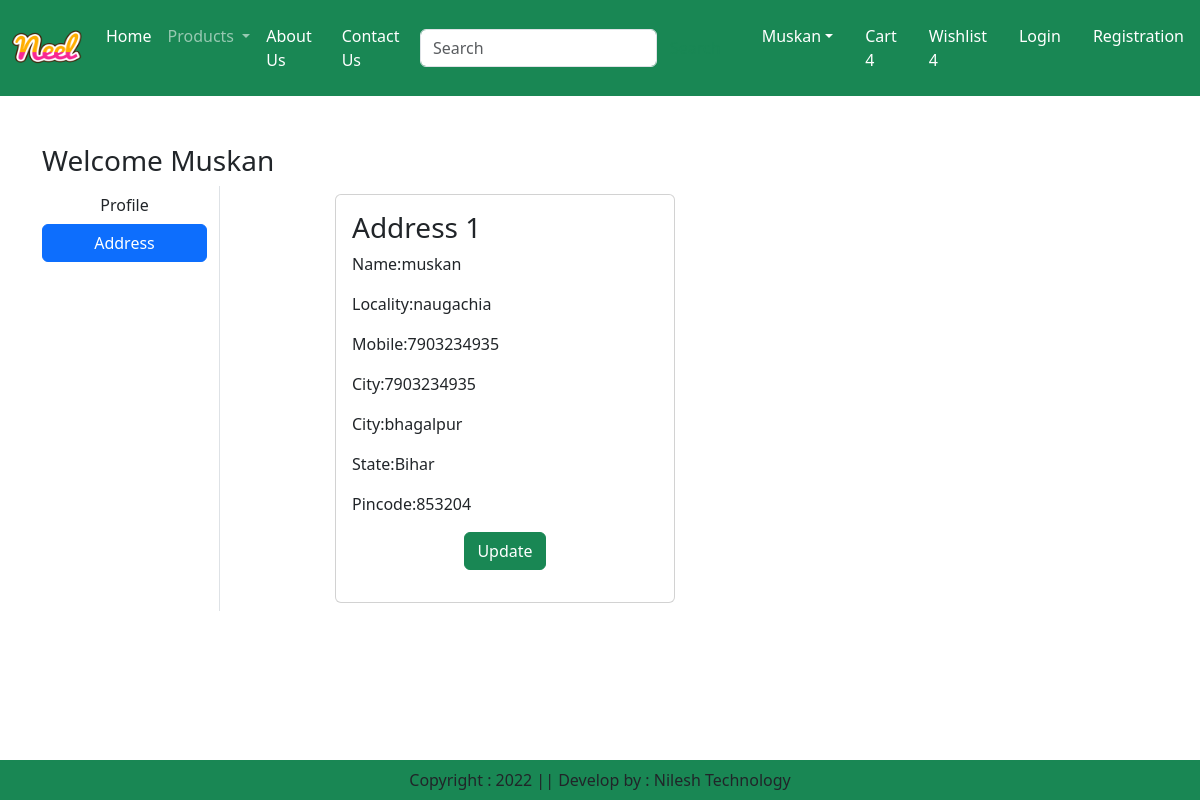
The page /address/ (signed in) on the database as committed earlier.
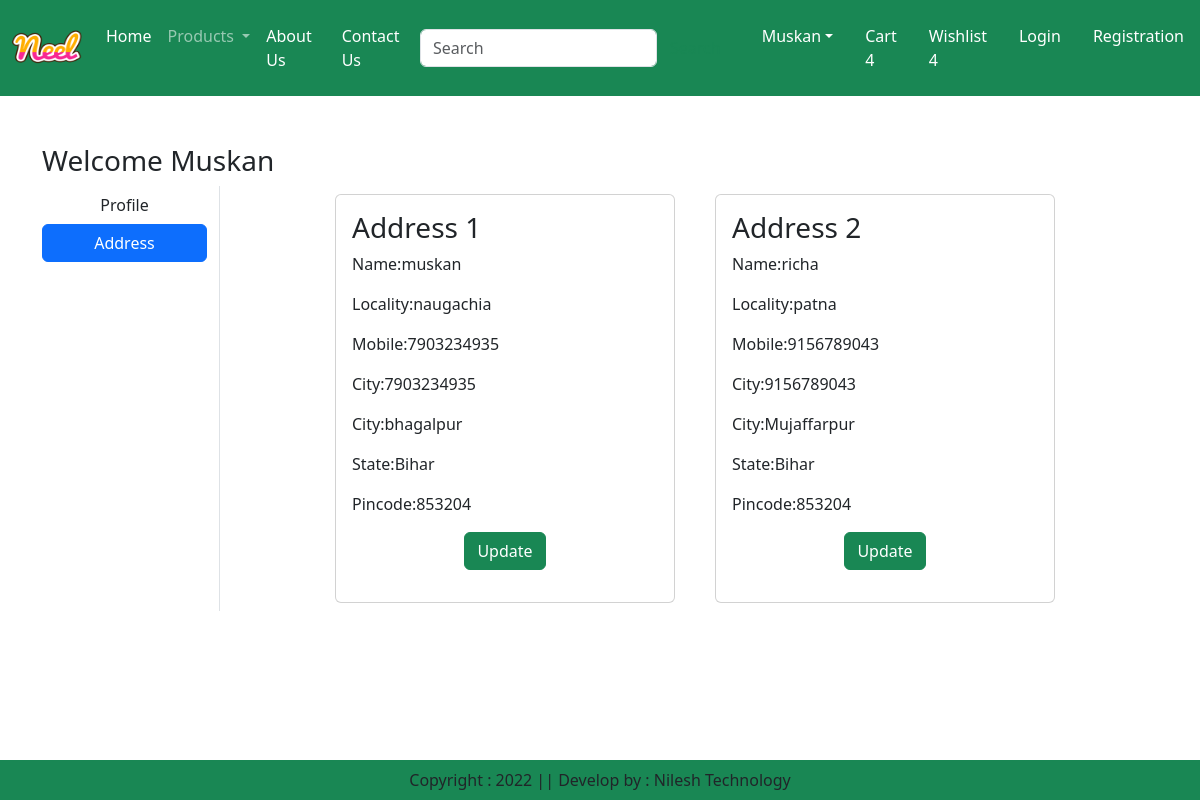
The same page on the database as committed later.
### app/models.py (models this page shows, shortened)
class Customer(models.Model):
    user=models.ForeignKey(User,on_delete=models.CASCADE)
    name=models.CharField(max_length=200)
    locality=models.CharField(max_length=200)
    city=models.CharField(max_length=50)
    mobile=models.IntegerField(default=0)
    zipcode=models.IntegerField()
    state=models.CharField(choices=STATE_CHOICES,max_length=100)

### app/views.py (the view)
# urls.py: path('address/',views.address,name='address'),
def address(request):
    add=Customer.objects.filter(user=request.user)
    return render(request,'app/address.html',locals())

### app/templates/app/address.html (shortened to what this page needs)
{% extends "app/base.html" %}
{% load static%}
{% block main-content %}
<div class="container my-5">
    <div class="row">
        <h3>Welcome <span class='text-capitalize'>{{request.user}}</span></h3>
        <div class="col-sm-2 border-end">
            <ul class="list-unstyled">
                <li class='d-grid'><a href="{% url 'profile' %}" class='btn'>Profile</a></li>
                <li class='d-grid'><a href="{% url 'address' %}" class='btn btn-primary'>Address</a></li>
            </ul>
        </div>
        <div class="col-sm-8 offset-sm-1">
            <div class="row">
                {% for ad in add %}
                <div class="col-sm-6">
                    <div class="card m-2">
                        <div class="card-body">
                        <h3>Address {{forloop.counter}}</h3>
                        <p>Name:{{ad.name}}</p>
                        <p>Locality:{{ad.locality}}</p>
                        <p>Mobile:{{ad.mobile}}</p>
                        <p>City:{{ad.mobile}}</p>
                        <p>City:{{ad.city}}</p>
                        <p>State:{{ad.state}}</p>
                        <p>Pincode:{{ad.zipcode}}</p>
                        <p class='text-center'><a href="{% url 'updateAddress' pk=ad.id %}" type="button" class="btn btn-success">Update</a></p>
                    </div>
                    </div>
                </div>
                {% endfor %}
            </div>
        </div>
    </div>
</div>
{% endblock main-content %}

### app/templates/app/base.html (shortened to what this page needs)
<!DOCTYPE html>
{%load static%}
<html lang="en">
<head>
    <link href="https://cdn.jsdelivr.net/npm/bootstrap@5.3.3/dist/css/bootstrap.min.css" rel="stylesheet">
    <link rel="stylesheet" href="{% static "app/css/owl.carousel.min.css" %}" />
    <link rel="stylesheet" href="{% static "app/css/all.min.css" %}"/>
    <link rel="stylesheet" href="{% static "app/css/style.css" %}" />
</head>
<body>
    <nav class="navbar navbar-expand-lg navbar-dark bg-success">
        <div class="container-fluid">
        <a class="navbar-brand" href="#">
            <img src="{% static "app/images/product/neel.png" %}" width="70" height="70"/>
        </a>
        <div class="collapse navbar-collapse" id="navbarSupportedContent">
            <ul class="navbar-nav me-auto mb-2 mb-lg-0">
            <li class="nav-item">
                <a class="nav-link active" aria-current="page" href="/">Home</a>
            </li>
            <li class="nav-item dropdown">
                <a class="nav-link dropdown-toggle" href="#" role="button" data-bs-toggle="dropdown" aria-expanded="false">
                    Products
                </a>
            </li>
            <li class="nav-item">
                <a class="nav-link text-white" href="{% url 'about' %}">About Us</a>
            </li>
            <li class="nav-item">
                <a class="nav-link text-white" href="{% url 'contact' %}">Contact Us</a>
            </li>
            </ul>
            <form class="d-flex flex-center ml-5" role="search">
            <input class="form-control " type="search" placeholder="Search" aria-label="Search">
            <button class="btn btn-outline-success" type="submit">Search</button>
            </form>
        </div>
        </div>
        <ul class="navbar-nav me-auto mb-2 mb-lg-0">
            <li class="nav-item dropdown mx-2">
                <a class="nav-link dropdown-toggle text-white" href="#" id="profileDropdown" role="button" data-bs-toggle="dropdown" aris-expanded="false">Muskan</a>
            </li>
            <li class="nav-item mx-2">
                <a href="#" class="nav-link text-white">Cart 4</a>
            </li>
            <li class="nav-item mx-2">
                <a href="#" class="nav-link text-white">Wishlist 4</a>
            </li>
            <li class="nav-item mx-2">
                <a href="{% url 'login' %}" class="nav-link text-white">Login</a>
            </li>
            <li class="nav-item mx-2">
                <a href="{% url 'customerregistration' %}" class="nav-link text-white">Registration</a>
            </li>
        </ul>
    </nav>
    {% block main-content %}{% endblock main-content %}
    <footer class="container-fluid fixed-bottom bg-success text-center p-2 mt-5">
        Copyright : 2022 || Develop by : Nilesh Technology
    </footer>
</body>
</html>

Rows that differ between the two databases and show on the page:
added Customer: name "richa", locality "patna", mobile "9156789043", city "Mujaffarpur", state "Bihar", zipcode "853204"
